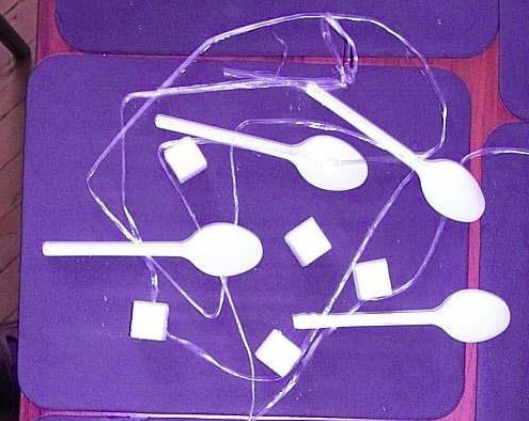
#> input picture spoons_and_sugar.png, 529 x 421 px
$ python spoons_and_sugar.py
#> lines starting #> are read from the running program, lines starting #| are printed output that depends on the picture; after the words box and inside, x2 and y2 are one past the last pixel; in counts of white or black regions, pixels touching at a corner belong together
import cv2
import numpy as np

colors = [[30, 200, 0],
          [0, 100, 100],
          [15, 130, 240],
          [30, 0, 200],
          [240, 130, 15],
          [50, 50, 50],
          [244, 80, 196],
          [255, 80, 15],
          [70, 130, 4]
          ]


def main():
    image = cv2.imread('spoons_and_sugar.png')
#> image is the input picture: shape (421, 529, 3); mean B, G, R 170, 90, 126.9
    gray = cv2.cvtColor(image, cv2.COLOR_BGR2GRAY)
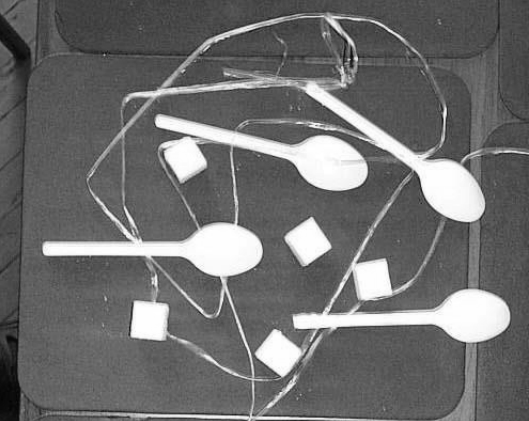
#> gray: shape (421, 529); min 3, max 255, mean 110.2
    thresh, binarized = cv2.threshold(gray, 200, 255, cv2.THRESH_BINARY)
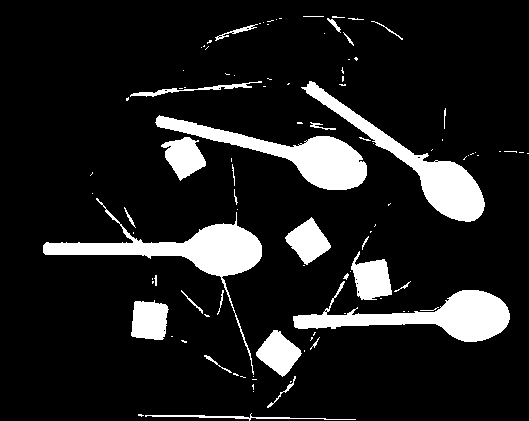
#> binarized: shape (421, 529); 12.3% white; 102 white regions (70 under 20 px), largest, box (x1, y1, x2, y2) and area: (43, 198, 262, 375) 5238, (293, 281, 510, 342) 4768, (155, 115, 367, 190) 4703
    opened = cv2.morphologyEx(binarized, cv2.MORPH_OPEN, cv2.getStructuringElement(cv2.MORPH_ELLIPSE, (11, 11)))
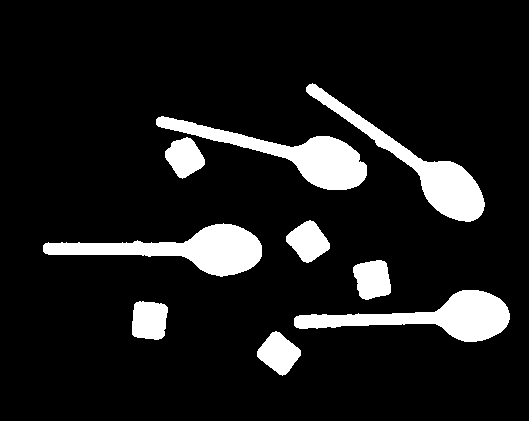
#> opened: shape (421, 529); 11% white; 9 white regions, largest, box (x1, y1, x2, y2) and area: (43, 223, 262, 277) 4873, (156, 116, 367, 190) 4661, (294, 290, 510, 342) 4625

    labels_num, labeled = cv2.connectedComponents(opened)
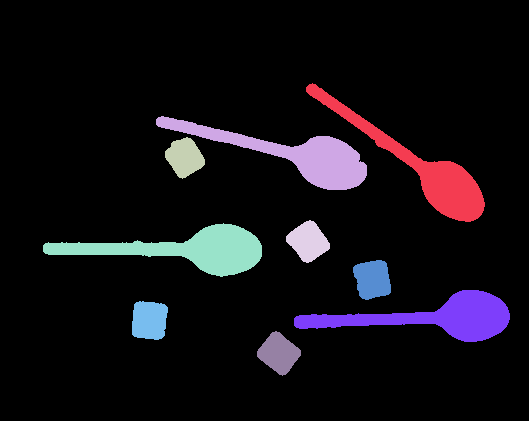
#> labeled: shape (421, 529) int32; 10 distinct labels, from 0 to 9; one colour per label, 0 black
#> labels_num = 10
    infos = []
    for i in range(1, labels_num):
        current_image = np.array(labeled == i, dtype=np.uint8)
        info = {
            'area': np.sum(current_image),
            'image': current_image,
            'color': colors[i - 1]
        }
        infos.append(info)
#> this loop made 9 passes
#> pass 3, in main, `current_image = np.array(labeled == i, dtype=np.uint8)`:
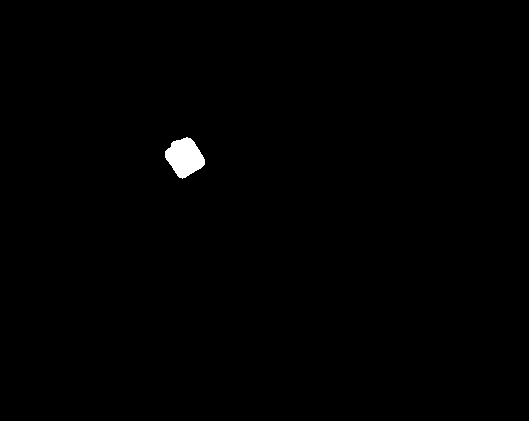
#> current_image: shape (421, 529); values 0 (black) and 1 (white), 0.49% white; 1 white region, box (x1, y1, x2, y2) and area: (165, 137, 205, 179) 1092
#> after the loop, infos = 9 items

    infos.sort(key=lambda x: x['area'])

    diffs = [infos[i]['area'] - infos[i - 1]['area'] for i in range(1, labels_num - 1)]
#> diffs = [73, 16, 5, 14, 3356, 69, 36, 212]
    border = np.argmax(diffs) + 1
#> border = 5

    spoons = np.zeros(image.shape, dtype=np.uint8)
    sugars = np.zeros(image.shape, dtype=np.uint8)
    for i in range(border):
        cnt, _ = cv2.findContours(infos[i]['image'], cv2.RETR_LIST, cv2.CHAIN_APPROX_NONE)
        cv2.drawContours(sugars, cnt, 0, infos[i]['color'], -1)
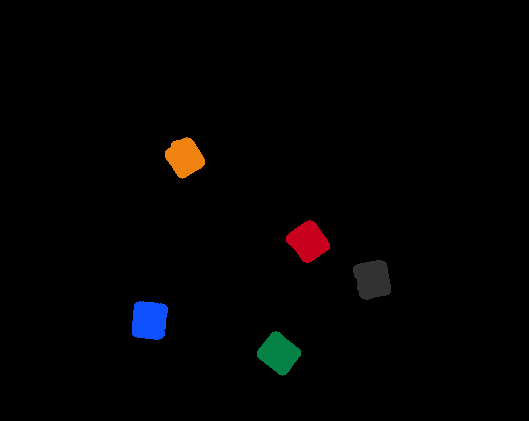
#> sugars: shape (421, 529, 3); mean of channels 0, 1, 2 2.2, 2, 2.6; drawn as B, G, R

    for i in range(border, labels_num - 1):
        cnt, _ = cv2.findContours(infos[i]['image'], cv2.RETR_LIST, cv2.CHAIN_APPROX_NONE)
        cv2.drawContours(spoons, cnt, 0, infos[i]['color'], -1)
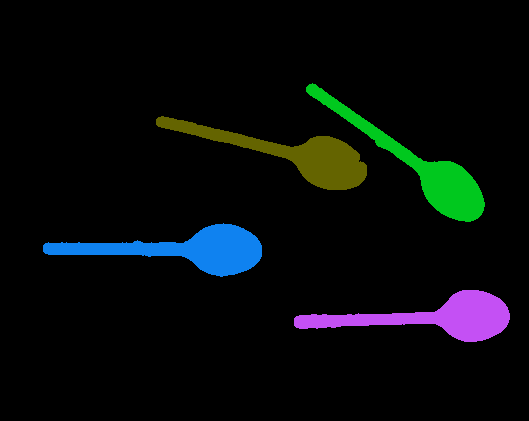
#> spoons: shape (421, 529, 3); mean of channels 0, 1, 2 10.9, 10.7, 6.5; drawn as B, G, R

    cv2.imshow('image', image)
    cv2.imshow('gray', gray)
    cv2.imshow('binarized', binarized)
    cv2.imshow('opened', opened)
    cv2.imshow('spoons', spoons)
    cv2.imshow('sugars', sugars)
    cv2.waitKey()
    cv2.destroyAllWindows()


if __name__ == '__main__':
    main()
